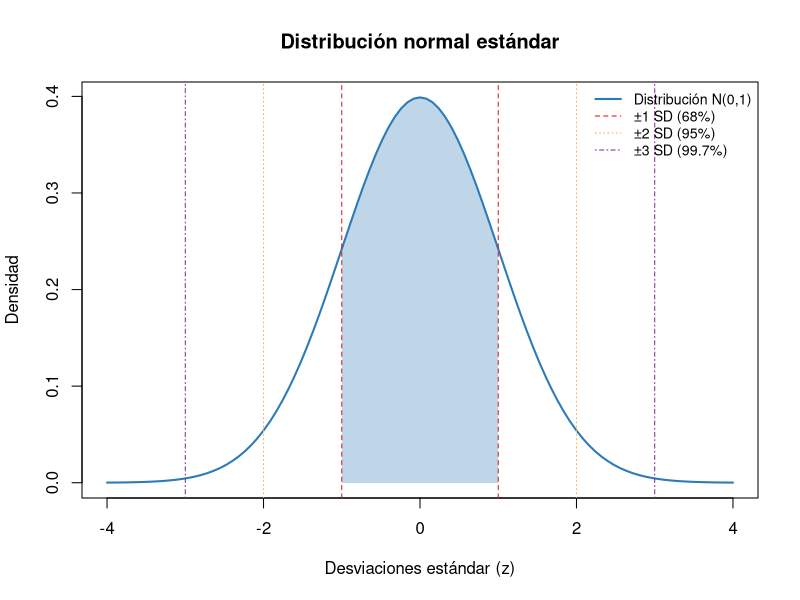
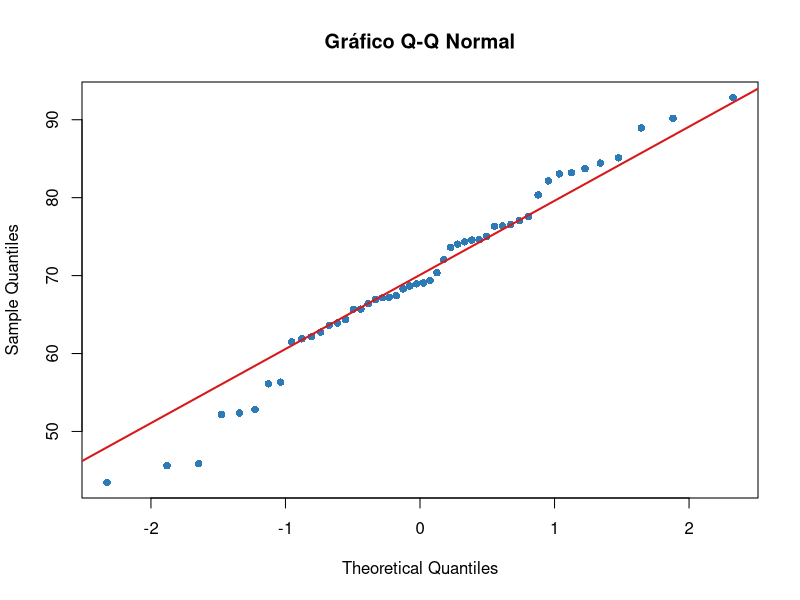
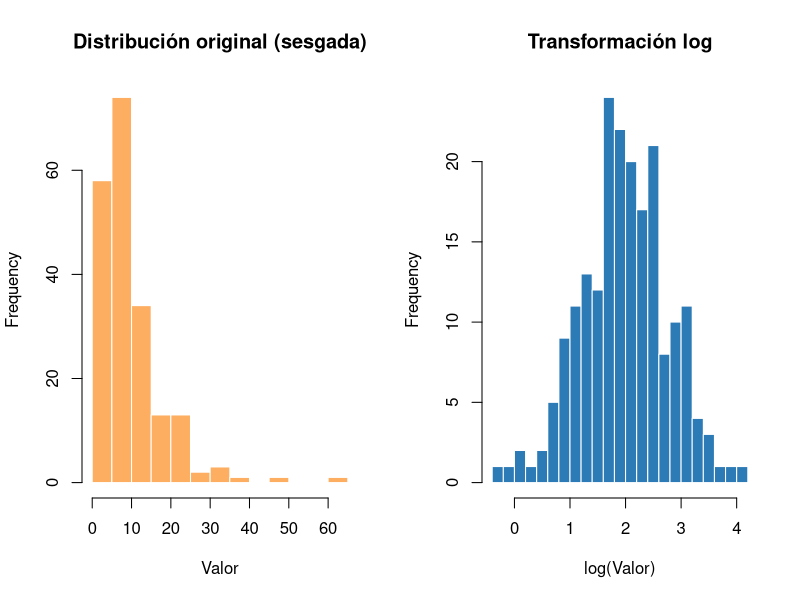

The R source for these figures, in order:
## -----------------------------------------------------------------------------
#| label: fig-normal-10
#| fig-cap: "Distribución normal estándar (μ=0, σ=1). El 68% de los datos se encuentran dentro de ±1 desviación estándar, el 95% dentro de ±2, y el 99.7% dentro de ±3."
#| fig-width: 7
#| fig-height: 4
#| echo: false

curve(dnorm(x, mean = 0, sd = 1),
      from = -4, to = 4,
      xlab = "Desviaciones estándar (z)",
      ylab = "Densidad",
      main = "Distribución normal estándar",
      lwd = 2, col = "#2C7BB6")

x1 <- seq(-1, 1, length = 200)
polygon(c(-1, x1, 1), c(0, dnorm(x1), 0),
        col = rgb(0.17, 0.48, 0.71, 0.3), border = NA)
abline(v = c(-1, 1), lty = 2, col = "#D7191C")
abline(v = c(-2, 2), lty = 3, col = "#FDAE61")
abline(v = c(-3, 3), lty = 4, col = "#7B3294")
legend("topright",
       legend = c("Distribución N(0,1)", "±1 SD (68%)", "±2 SD (95%)", "±3 SD (99.7%)"),
       col = c("#2C7BB6", "#D7191C", "#FDAE61", "#7B3294"),
       lty = c(1, 2, 3, 4), lwd = c(2, 1, 1, 1),
       bty = "n", cex = 0.85)


## -----------------------------------------------------------------------------
#| label: fig-qq-10
#| echo: false
#| fig-cap: "Gráfico Q-Q de datos simulados con distribución normal. Los puntos sobre la línea de referencia indican normalidad."
#| fig-width: 5
#| fig-height: 5

set.seed(42)
datos_normales <- rnorm(n = 50, mean = 70, sd = 10)

qqnorm(datos_normales,
       main = "Gráfico Q-Q Normal",
       pch = 16, col = "#2C7BB6")
qqline(datos_normales, col = "#D7191C", lwd = 2)


## -----------------------------------------------------------------------------
#| label: shapiro-10
shapiro.test(datos_normales)


## -----------------------------------------------------------------------------
#| label: levene-10
#| message: false
set.seed(42)
grupo_A <- rnorm(30, mean = 50, sd = 10)
grupo_B <- rnorm(30, mean = 55, sd = 11)

datos <- data.frame(
  valor = c(grupo_A, grupo_B),
  grupo = factor(rep(c("A", "B"), each = 30))
)

library(car)
leveneTest(valor ~ grupo, data = datos)


## -----------------------------------------------------------------------------
#| label: fig-transformacion-10
#| echo: false
#| fig-cap: "Efecto de la transformación logarítmica sobre una distribución sesgada. La distribución original (izquierda) muestra asimetría positiva; después de la transformación log (derecha), la distribución se aproxima más a la normalidad."
#| fig-width: 8
#| fig-height: 4

set.seed(42)
datos_sesgados <- exp(rnorm(200, mean = 2, sd = 0.8))

par(mfrow = c(1, 2))
hist(datos_sesgados,
     main = "Distribución original (sesgada)",
     xlab = "Valor", col = "#FDAE61", border = "white", breaks = 20)
hist(log(datos_sesgados),
     main = "Transformación log",
     xlab = "log(Valor)", col = "#2C7BB6", border = "white", breaks = 20)
par(mfrow = c(1, 1))
